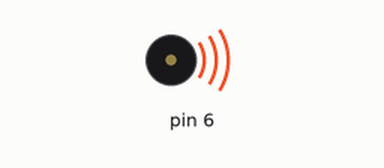
The sketch below on a simulated Arduino Uno, built with avr-gcc and run on an emulated ATmega328P. Shown: buzzer (waves = sounding).

Above: at 0.05 s.
At 2.6 s:
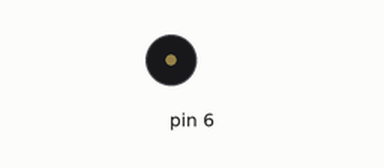
Timing chart, 0 to 6.6 s (numbered marks = the images above):
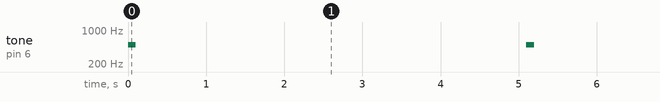

Measured:
- by itself, tone on pin 6: alternates 500 Hz for 0.10 s and silent for 5.0 s

The sketch:

audio.ino
```cpp
void setup() {
  // put your setup code here, to run once:
  pinMode(6,OUTPUT);
}

void loop() {
  // put your main code here, to run repeatedly:
  tone(6, 500);
  delay(100);
  noTone(6);
  delay(5000);
}
```
